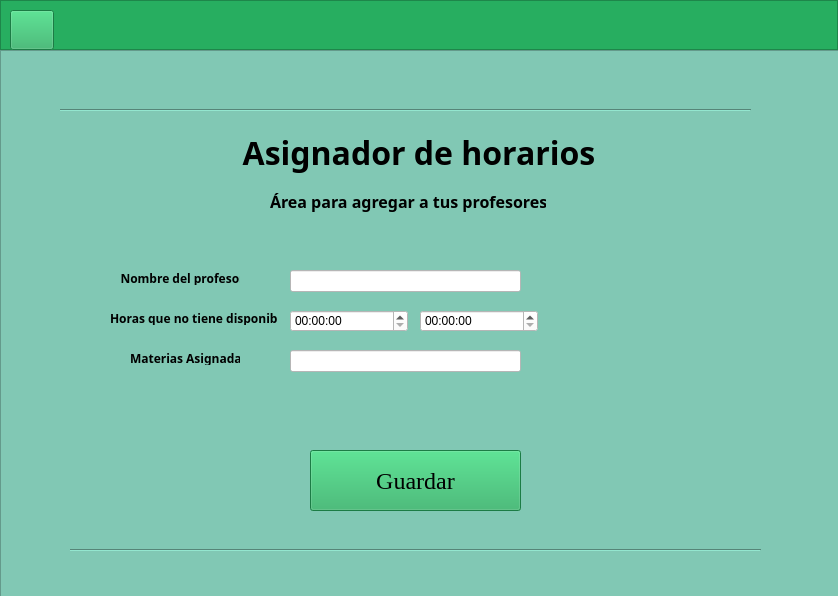
<?xml version="1.0" encoding="UTF-8"?>
<ui version="4.0">
 <class>MainWindow</class>
 <widget class="QMainWindow" name="MainWindow">
  <property name="geometry">
   <rect>
    <x>0</x>
    <y>0</y>
    <width>838</width>
    <height>596</height>
   </rect>
  </property>
  <property name="minimumSize">
   <size>
    <width>838</width>
    <height>596</height>
   </size>
  </property>
  <property name="maximumSize">
   <size>
    <width>838</width>
    <height>596</height>
   </size>
  </property>
  <property name="windowTitle">
   <string>MainWindow</string>
  </property>
  <property name="autoFillBackground">
   <bool>false</bool>
  </property>
  <widget class="QWidget" name="centralwidget">
   <widget class="QFrame" name="frameSuperior">
    <property name="enabled">
     <bool>true</bool>
    </property>
    <property name="geometry">
     <rect>
      <x>0</x>
      <y>0</y>
      <width>838</width>
      <height>50</height>
     </rect>
    </property>
    <property name="minimumSize">
     <size>
      <width>58</width>
      <height>42</height>
     </size>
    </property>
    <property name="maximumSize">
     <size>
      <width>16777215</width>
      <height>50</height>
     </size>
    </property>
    <property name="layoutDirection">
     <enum>Qt::LeftToRight</enum>
    </property>
    <property name="styleSheet">
     <string notr="true">background-color: rgb(39, 174, 96 );</string>
    </property>
    <property name="frameShape">
     <enum>QFrame::StyledPanel</enum>
    </property>
    <property name="frameShadow">
     <enum>QFrame::Raised</enum>
    </property>
    <widget class="QPushButton" name="pushButtonBack">
     <property name="geometry">
      <rect>
       <x>10</x>
       <y>10</y>
       <width>44</width>
       <height>40</height>
      </rect>
     </property>
     <property name="minimumSize">
      <size>
       <width>44</width>
       <height>40</height>
      </size>
     </property>
     <property name="maximumSize">
      <size>
       <width>40</width>
       <height>40</height>
      </size>
     </property>
     <property name="text">
      <string/>
     </property>
     <property name="icon">
      <iconset>
       <normaloff>../../../Downloads/atras.png</normaloff>../../../Downloads/atras.png</iconset>
     </property>
     <property name="iconSize">
      <size>
       <width>40</width>
       <height>40</height>
      </size>
     </property>
    </widget>
   </widget>
   <widget class="QFrame" name="frame_2">
    <property name="geometry">
     <rect>
      <x>0</x>
      <y>50</y>
      <width>841</width>
      <height>551</height>
     </rect>
    </property>
    <property name="maximumSize">
     <size>
      <width>841</width>
      <height>551</height>
     </size>
    </property>
    <property name="font">
     <font>
      <family>Stencil</family>
     </font>
    </property>
    <property name="tabletTracking">
     <bool>true</bool>
    </property>
    <property name="layoutDirection">
     <enum>Qt::LeftToRight</enum>
    </property>
    <property name="autoFillBackground">
     <bool>false</bool>
    </property>
    <property name="styleSheet">
     <string notr="true">background-color: rgb(129, 200, 180);</string>
    </property>
    <property name="frameShape">
     <enum>QFrame::StyledPanel</enum>
    </property>
    <property name="frameShadow">
     <enum>QFrame::Raised</enum>
    </property>
    <widget class="QLabel" name="label">
     <property name="geometry">
      <rect>
       <x>230</x>
       <y>80</y>
       <width>378</width>
       <height>46</height>
      </rect>
     </property>
     <property name="maximumSize">
      <size>
       <width>16777215</width>
       <height>16777215</height>
      </size>
     </property>
     <property name="font">
      <font>
       <family>Californian FB</family>
       <weight>75</weight>
       <bold>true</bold>
      </font>
     </property>
     <property name="tabletTracking">
      <bool>true</bool>
     </property>
     <property name="styleSheet">
      <string notr="true">background-color: rgb(129, 200, 180);
</string>
     </property>
     <property name="text">
      <string>&lt;html&gt;&lt;head/&gt;&lt;body&gt;&lt;p align=&quot;center&quot;&gt;&lt;span style=&quot; font-size:24pt;&quot;&gt;Asignador de horarios&lt;/span&gt;&lt;/p&gt;&lt;/body&gt;&lt;/html&gt;</string>
     </property>
     <property name="alignment">
      <set>Qt::AlignCenter</set>
     </property>
    </widget>
    <widget class="QLabel" name="label_2">
     <property name="geometry">
      <rect>
       <x>270</x>
       <y>140</y>
       <width>276</width>
       <height>23</height>
      </rect>
     </property>
     <property name="maximumSize">
      <size>
       <width>16777215</width>
       <height>16777215</height>
      </size>
     </property>
     <property name="font">
      <font>
       <family>Californian FB</family>
       <weight>75</weight>
       <bold>true</bold>
      </font>
     </property>
     <property name="tabletTracking">
      <bool>true</bool>
     </property>
     <property name="styleSheet">
      <string notr="true">background-color: rgb(129, 200, 180);
</string>
     </property>
     <property name="text">
      <string>&lt;html&gt;&lt;head/&gt;&lt;body&gt;&lt;p align=&quot;center&quot;&gt;&lt;span style=&quot; font-size:12pt;&quot;&gt;Área para agregar a tus profesores&lt;/span&gt;&lt;/p&gt;&lt;/body&gt;&lt;/html&gt;</string>
     </property>
     <property name="alignment">
      <set>Qt::AlignCenter</set>
     </property>
    </widget>
    <widget class="QLabel" name="label_3">
     <property name="geometry">
      <rect>
       <x>120</x>
       <y>220</y>
       <width>120</width>
       <height>15</height>
      </rect>
     </property>
     <property name="maximumSize">
      <size>
       <width>16777215</width>
       <height>16777215</height>
      </size>
     </property>
     <property name="font">
      <font>
       <family>Californian FB</family>
       <weight>75</weight>
       <bold>true</bold>
      </font>
     </property>
     <property name="tabletTracking">
      <bool>true</bool>
     </property>
     <property name="styleSheet">
      <string notr="true">background-color: rgb(129, 200, 180);
</string>
     </property>
     <property name="text">
      <string>&lt;html&gt;&lt;head/&gt;&lt;body&gt;&lt;p align=&quot;center&quot;&gt;Nombre del profesor&lt;/p&gt;&lt;/body&gt;&lt;/html&gt;</string>
     </property>
     <property name="alignment">
      <set>Qt::AlignCenter</set>
     </property>
    </widget>
    <widget class="Line" name="line">
     <property name="geometry">
      <rect>
       <x>60</x>
       <y>50</y>
       <width>691</width>
       <height>20</height>
      </rect>
     </property>
     <property name="sizePolicy">
      <sizepolicy hsizetype="Expanding" vsizetype="Fixed">
       <horstretch>0</horstretch>
       <verstretch>0</verstretch>
      </sizepolicy>
     </property>
     <property name="orientation">
      <enum>Qt::Horizontal</enum>
     </property>
    </widget>
    <widget class="QLabel" name="label_4">
     <property name="geometry">
      <rect>
       <x>110</x>
       <y>260</y>
       <width>168</width>
       <height>15</height>
      </rect>
     </property>
     <property name="maximumSize">
      <size>
       <width>16777215</width>
       <height>16777215</height>
      </size>
     </property>
     <property name="font">
      <font>
       <family>Californian FB</family>
       <weight>75</weight>
       <bold>true</bold>
      </font>
     </property>
     <property name="tabletTracking">
      <bool>true</bool>
     </property>
     <property name="styleSheet">
      <string notr="true">background-color: rgb(129, 200, 180);
</string>
     </property>
     <property name="text">
      <string>&lt;html&gt;&lt;head/&gt;&lt;body&gt;&lt;p align=&quot;center&quot;&gt;Horas que no tiene disponible&lt;/p&gt;&lt;/body&gt;&lt;/html&gt;</string>
     </property>
     <property name="alignment">
      <set>Qt::AlignCenter</set>
     </property>
    </widget>
    <widget class="QLabel" name="label_5">
     <property name="geometry">
      <rect>
       <x>130</x>
       <y>300</y>
       <width>110</width>
       <height>15</height>
      </rect>
     </property>
     <property name="maximumSize">
      <size>
       <width>16777215</width>
       <height>16777215</height>
      </size>
     </property>
     <property name="font">
      <font>
       <family>Californian FB</family>
       <weight>75</weight>
       <bold>true</bold>
      </font>
     </property>
     <property name="tabletTracking">
      <bool>true</bool>
     </property>
     <property name="styleSheet">
      <string notr="true">background-color: rgb(129, 200, 180);
</string>
     </property>
     <property name="text">
      <string>&lt;html&gt;&lt;head/&gt;&lt;body&gt;&lt;p align=&quot;center&quot;&gt;Materias Asignadas&lt;/p&gt;&lt;/body&gt;&lt;/html&gt;</string>
     </property>
     <property name="alignment">
      <set>Qt::AlignCenter</set>
     </property>
    </widget>
    <widget class="QLineEdit" name="lineEdit">
     <property name="geometry">
      <rect>
       <x>290</x>
       <y>220</y>
       <width>231</width>
       <height>22</height>
      </rect>
     </property>
     <property name="styleSheet">
      <string notr="true">background-color: rgb(255, 255, 255);</string>
     </property>
     <property name="text">
      <string/>
     </property>
    </widget>
    <widget class="QPushButton" name="BotonGuardar">
     <property name="geometry">
      <rect>
       <x>310</x>
       <y>400</y>
       <width>211</width>
       <height>61</height>
      </rect>
     </property>
     <property name="font">
      <font>
       <family>Times New Roman</family>
       <pointsize>18</pointsize>
       <weight>50</weight>
       <bold>false</bold>
      </font>
     </property>
     <property name="styleSheet">
      <string notr="true">background-color: rgb(39, 174, 96 );</string>
     </property>
     <property name="text">
      <string>Guardar</string>
     </property>
     <property name="icon">
      <iconset>
       <normaloff>Imagenes/create-group-button_icon-icons.com_72792.png</normaloff>Imagenes/create-group-button_icon-icons.com_72792.png</iconset>
     </property>
     <property name="iconSize">
      <size>
       <width>40</width>
       <height>40</height>
      </size>
     </property>
     <property name="autoRepeat">
      <bool>false</bool>
     </property>
     <property name="autoExclusive">
      <bool>false</bool>
     </property>
     <property name="autoRepeatDelay">
      <number>300</number>
     </property>
    </widget>
    <widget class="QLineEdit" name="lineEdit2">
     <property name="geometry">
      <rect>
       <x>290</x>
       <y>300</y>
       <width>231</width>
       <height>22</height>
      </rect>
     </property>
     <property name="styleSheet">
      <string notr="true">background-color: rgb(255, 255, 255);</string>
     </property>
     <property name="text">
      <string/>
     </property>
    </widget>
    <widget class="Line" name="line_2">
     <property name="geometry">
      <rect>
       <x>70</x>
       <y>490</y>
       <width>691</width>
       <height>20</height>
      </rect>
     </property>
     <property name="sizePolicy">
      <sizepolicy hsizetype="Expanding" vsizetype="Fixed">
       <horstretch>0</horstretch>
       <verstretch>0</verstretch>
      </sizepolicy>
     </property>
     <property name="orientation">
      <enum>Qt::Horizontal</enum>
     </property>
    </widget>
    <widget class="QTimeEdit" name="tiempo1">
     <property name="geometry">
      <rect>
       <x>290</x>
       <y>260</y>
       <width>118</width>
       <height>22</height>
      </rect>
     </property>
     <property name="styleSheet">
      <string notr="true">background-color: rgb(255, 255, 255);</string>
     </property>
    </widget>
    <widget class="QTimeEdit" name="tiempo2">
     <property name="geometry">
      <rect>
       <x>420</x>
       <y>260</y>
       <width>118</width>
       <height>22</height>
      </rect>
     </property>
     <property name="styleSheet">
      <string notr="true">background-color: rgb(255, 255, 255);</string>
     </property>
    </widget>
   </widget>
  </widget>
 </widget>
 <resources/>
 <connections/>
</ui>
